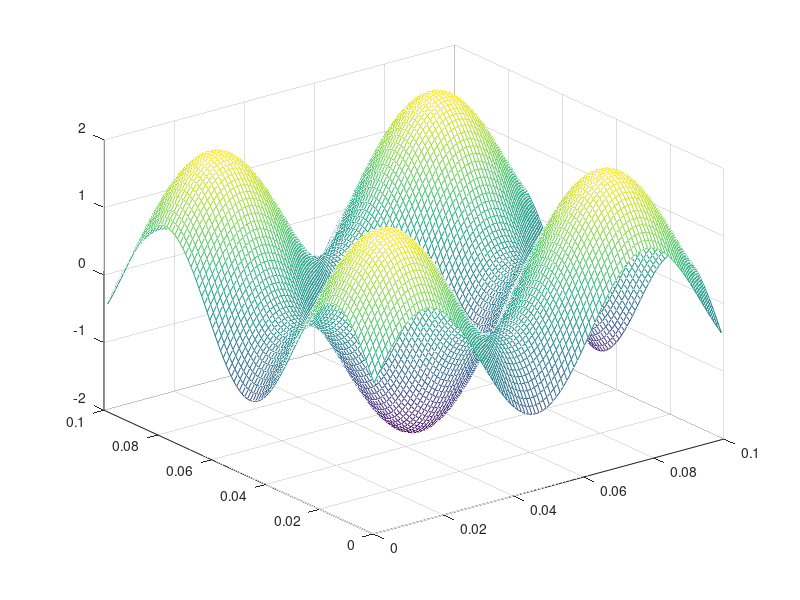

Recreate this plot in MATLAB.
clc;
clear;
Nx = 100;
Ny = 100;
hx = 0.001;
hy = 0.001;
X = zeros(Nx,1);
Y = zeros(Ny,1);
phiold = zeros(Nx,Ny);
phinew = zeros(Nx,Ny);

for i = 1:Nx
    X(i,1) = i*hx;
end
for j = 1:Ny
    Y(j,1) = j*hy;
end

for i = 1:Nx
    for j = 1:Ny
        phiold(i,j) = sin(Nx*hx*i) + sin(Ny*hy*j);
    end
end

[XX,YY]= meshgrid(X,Y);
%surfnorm(XX,YY,grid);
mesh(X,Y,phiold');




